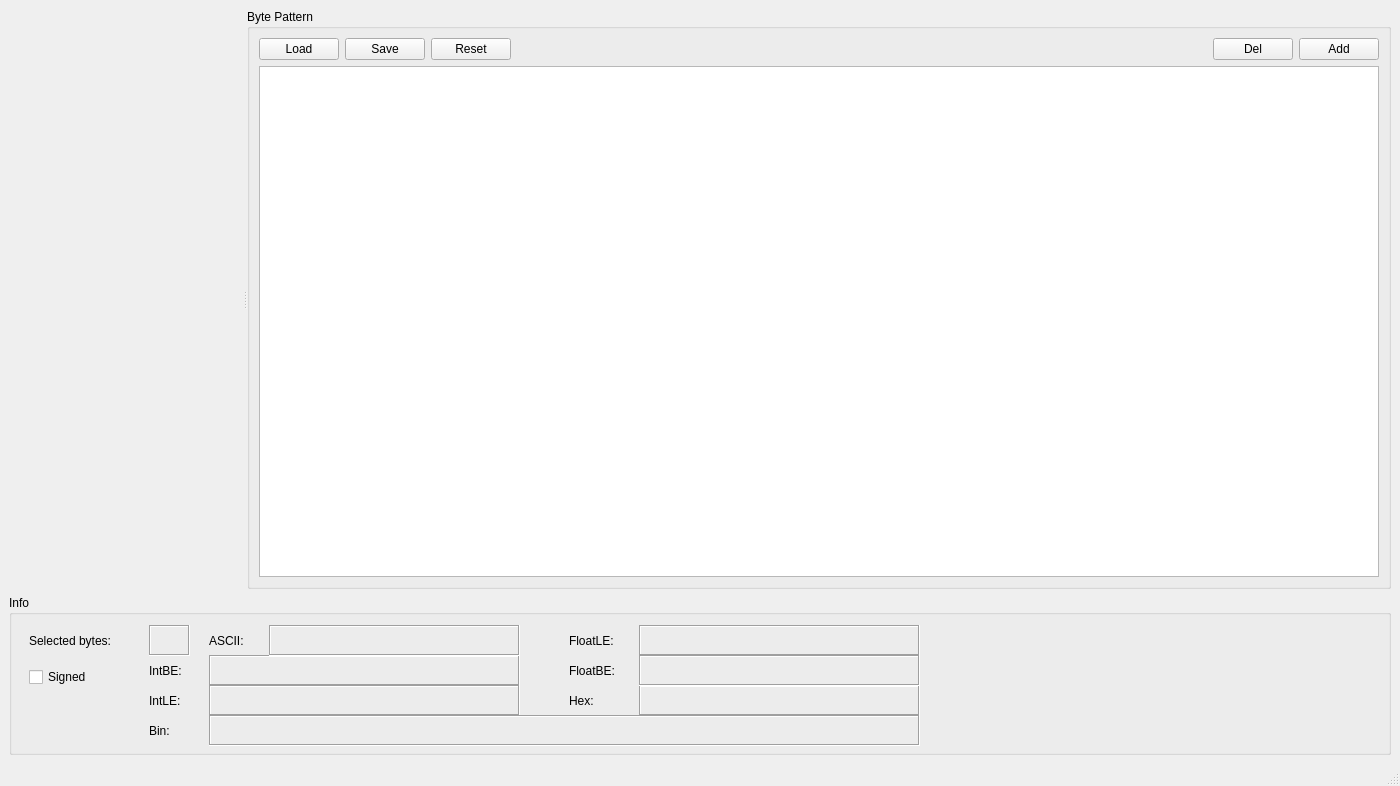
<?xml version="1.0" encoding="UTF-8"?>
<ui version="4.0">
 <class>HexWalkMain</class>
 <widget class="QMainWindow" name="HexWalkMain">
  <property name="geometry">
   <rect>
    <x>0</x>
    <y>0</y>
    <width>1400</width>
    <height>786</height>
   </rect>
  </property>
  <property name="sizePolicy">
   <sizepolicy hsizetype="Preferred" vsizetype="Preferred">
    <horstretch>0</horstretch>
    <verstretch>0</verstretch>
   </sizepolicy>
  </property>
  <property name="minimumSize">
   <size>
    <width>1000</width>
    <height>600</height>
   </size>
  </property>
  <property name="windowTitle">
   <string>HexWalk</string>
  </property>
  <property name="dockOptions">
   <set>QMainWindow::AllowNestedDocks|QMainWindow::AnimatedDocks</set>
  </property>
  <widget class="QWidget" name="centralwidget">
   <property name="acceptDrops">
    <bool>true</bool>
   </property>
   <layout class="QVBoxLayout" name="verticalLayout">
    <item>
     <widget class="QSplitter" name="mainSplitter">
      <property name="orientation">
       <enum>Qt::Horizontal</enum>
      </property>
      <widget class="QHexEdit" name="widget" native="true">
       <property name="sizePolicy">
        <sizepolicy hsizetype="Preferred" vsizetype="Preferred">
         <horstretch>0</horstretch>
         <verstretch>0</verstretch>
        </sizepolicy>
       </property>
       <property name="acceptDrops">
        <bool>true</bool>
       </property>
      </widget>
      <widget class="QWidget" name="tagsPane" native="true">
       <layout class="QVBoxLayout" name="tagsPaneLayout">
        <property name="leftMargin">
         <number>0</number>
        </property>
        <property name="topMargin">
         <number>0</number>
        </property>
        <property name="rightMargin">
         <number>0</number>
        </property>
        <property name="bottomMargin">
         <number>0</number>
        </property>
        <item>
         <widget class="QGroupBox" name="tagsGroupBox">
          <property name="title">
           <string>Byte Pattern</string>
          </property>
          <layout class="QVBoxLayout" name="tagsGroupBoxLayout">
           <item>
            <layout class="QHBoxLayout" name="tagsButtonLayout">
             <item>
              <widget class="QPushButton" name="tagsLoadBtn">
               <property name="text">
                <string>Load</string>
               </property>
              </widget>
             </item>
             <item>
              <widget class="QPushButton" name="tagsSaveBtn">
               <property name="text">
                <string>Save</string>
               </property>
              </widget>
             </item>
             <item>
              <widget class="QPushButton" name="tagsResetBtn">
               <property name="text">
                <string>Reset</string>
               </property>
              </widget>
             </item>
             <item>
              <spacer name="tagsHorizontalSpacer">
               <property name="orientation">
                <enum>Qt::Horizontal</enum>
               </property>
               <property name="sizeHint" stdset="0">
                <size>
                 <width>40</width>
                 <height>20</height>
                </size>
               </property>
              </spacer>
             </item>
             <item>
              <widget class="QPushButton" name="tagsDelBtn">
               <property name="text">
                <string>Del</string>
               </property>
              </widget>
             </item>
             <item>
              <widget class="QPushButton" name="tagsAddBtn">
               <property name="text">
                <string>Add</string>
               </property>
              </widget>
             </item>
            </layout>
           </item>
           <item>
            <widget class="QTableWidget" name="tagsTableWidget"/>
           </item>
          </layout>
         </widget>
        </item>
       </layout>
      </widget>
     </widget>
    </item>
    <item>
     <widget class="QGroupBox" name="groupBox">
      <property name="sizePolicy">
       <sizepolicy hsizetype="Expanding" vsizetype="Fixed">
        <horstretch>0</horstretch>
        <verstretch>0</verstretch>
       </sizepolicy>
      </property>
      <property name="minimumSize">
       <size>
        <width>600</width>
        <height>160</height>
       </size>
      </property>
      <property name="title">
       <string>Info</string>
      </property>
      <widget class="QLabel" name="hexlbl">
       <property name="geometry">
        <rect>
         <x>560</x>
         <y>90</y>
         <width>61</width>
         <height>31</height>
        </rect>
       </property>
       <property name="text">
        <string>Hex:</string>
       </property>
      </widget>
      <widget class="QLabel" name="declbl">
       <property name="geometry">
        <rect>
         <x>140</x>
         <y>60</y>
         <width>51</width>
         <height>31</height>
        </rect>
       </property>
       <property name="text">
        <string>IntBE:</string>
       </property>
      </widget>
      <widget class="QLabel" name="intlelbl">
       <property name="geometry">
        <rect>
         <x>140</x>
         <y>90</y>
         <width>51</width>
         <height>31</height>
        </rect>
       </property>
       <property name="text">
        <string>IntLE:</string>
       </property>
      </widget>
      <widget class="QLabel" name="binlbl">
       <property name="geometry">
        <rect>
         <x>140</x>
         <y>120</y>
         <width>51</width>
         <height>31</height>
        </rect>
       </property>
       <property name="text">
        <string>Bin:</string>
       </property>
      </widget>
      <widget class="QLabel" name="hexTextedit">
       <property name="geometry">
        <rect>
         <x>630</x>
         <y>90</y>
         <width>281</width>
         <height>31</height>
        </rect>
       </property>
       <property name="frameShape">
        <enum>QFrame::Box</enum>
       </property>
       <property name="frameShadow">
        <enum>QFrame::Sunken</enum>
       </property>
       <property name="text">
        <string/>
       </property>
       <property name="alignment">
        <set>Qt::AlignRight|Qt::AlignTrailing|Qt::AlignVCenter</set>
       </property>
       <property name="textInteractionFlags">
        <set>Qt::LinksAccessibleByMouse|Qt::TextSelectableByKeyboard|Qt::TextSelectableByMouse</set>
       </property>
      </widget>
      <widget class="QLabel" name="decTextedit">
       <property name="geometry">
        <rect>
         <x>200</x>
         <y>60</y>
         <width>311</width>
         <height>31</height>
        </rect>
       </property>
       <property name="frameShape">
        <enum>QFrame::Box</enum>
       </property>
       <property name="frameShadow">
        <enum>QFrame::Sunken</enum>
       </property>
       <property name="text">
        <string/>
       </property>
       <property name="alignment">
        <set>Qt::AlignRight|Qt::AlignTrailing|Qt::AlignVCenter</set>
       </property>
       <property name="textInteractionFlags">
        <set>Qt::LinksAccessibleByMouse|Qt::TextSelectableByKeyboard|Qt::TextSelectableByMouse</set>
       </property>
      </widget>
      <widget class="QLabel" name="intleTextedit">
       <property name="geometry">
        <rect>
         <x>200</x>
         <y>90</y>
         <width>311</width>
         <height>31</height>
        </rect>
       </property>
       <property name="frameShape">
        <enum>QFrame::Box</enum>
       </property>
       <property name="frameShadow">
        <enum>QFrame::Sunken</enum>
       </property>
       <property name="text">
        <string/>
       </property>
       <property name="alignment">
        <set>Qt::AlignRight|Qt::AlignTrailing|Qt::AlignVCenter</set>
       </property>
       <property name="textInteractionFlags">
        <set>Qt::LinksAccessibleByMouse|Qt::TextSelectableByKeyboard|Qt::TextSelectableByMouse</set>
       </property>
      </widget>
      <widget class="QLabel" name="binTextedit">
       <property name="geometry">
        <rect>
         <x>200</x>
         <y>120</y>
         <width>711</width>
         <height>31</height>
        </rect>
       </property>
       <property name="frameShape">
        <enum>QFrame::Box</enum>
       </property>
       <property name="frameShadow">
        <enum>QFrame::Sunken</enum>
       </property>
       <property name="text">
        <string/>
       </property>
       <property name="alignment">
        <set>Qt::AlignRight|Qt::AlignTrailing|Qt::AlignVCenter</set>
       </property>
       <property name="textInteractionFlags">
        <set>Qt::LinksAccessibleByMouse|Qt::TextSelectableByKeyboard|Qt::TextSelectableByMouse</set>
       </property>
      </widget>
      <widget class="QLabel" name="floatlbl_le">
       <property name="geometry">
        <rect>
         <x>560</x>
         <y>30</y>
         <width>61</width>
         <height>31</height>
        </rect>
       </property>
       <property name="text">
        <string>FloatLE:</string>
       </property>
      </widget>
      <widget class="QLabel" name="floatTextedit_le">
       <property name="geometry">
        <rect>
         <x>630</x>
         <y>30</y>
         <width>281</width>
         <height>31</height>
        </rect>
       </property>
       <property name="frameShape">
        <enum>QFrame::Box</enum>
       </property>
       <property name="frameShadow">
        <enum>QFrame::Sunken</enum>
       </property>
       <property name="text">
        <string/>
       </property>
       <property name="alignment">
        <set>Qt::AlignRight|Qt::AlignTrailing|Qt::AlignVCenter</set>
       </property>
       <property name="textInteractionFlags">
        <set>Qt::LinksAccessibleByMouse|Qt::TextSelectableByKeyboard|Qt::TextSelectableByMouse</set>
       </property>
      </widget>
      <widget class="QLabel" name="asciilbl">
       <property name="geometry">
        <rect>
         <x>200</x>
         <y>30</y>
         <width>61</width>
         <height>31</height>
        </rect>
       </property>
       <property name="text">
        <string>ASCII:</string>
       </property>
      </widget>
      <widget class="QLabel" name="asciiTextEdit">
       <property name="geometry">
        <rect>
         <x>260</x>
         <y>30</y>
         <width>251</width>
         <height>31</height>
        </rect>
       </property>
       <property name="frameShape">
        <enum>QFrame::Box</enum>
       </property>
       <property name="frameShadow">
        <enum>QFrame::Sunken</enum>
       </property>
       <property name="text">
        <string/>
       </property>
       <property name="alignment">
        <set>Qt::AlignRight|Qt::AlignTrailing|Qt::AlignVCenter</set>
       </property>
       <property name="textInteractionFlags">
        <set>Qt::LinksAccessibleByMouse|Qt::TextSelectableByKeyboard|Qt::TextSelectableByMouse</set>
       </property>
      </widget>
      <widget class="QLabel" name="sellbl">
       <property name="geometry">
        <rect>
         <x>20</x>
         <y>30</y>
         <width>121</width>
         <height>31</height>
        </rect>
       </property>
       <property name="text">
        <string>Selected bytes:</string>
       </property>
      </widget>
      <widget class="QLabel" name="selTextedit">
       <property name="geometry">
        <rect>
         <x>140</x>
         <y>30</y>
         <width>41</width>
         <height>31</height>
        </rect>
       </property>
       <property name="frameShape">
        <enum>QFrame::Box</enum>
       </property>
       <property name="frameShadow">
        <enum>QFrame::Sunken</enum>
       </property>
       <property name="text">
        <string/>
       </property>
       <property name="alignment">
        <set>Qt::AlignRight|Qt::AlignTrailing|Qt::AlignVCenter</set>
       </property>
      </widget>
      <widget class="QCheckBox" name="signedcb">
       <property name="geometry">
        <rect>
         <x>20</x>
         <y>70</y>
         <width>88</width>
         <height>24</height>
        </rect>
       </property>
       <property name="text">
        <string>Signed</string>
       </property>
      </widget>
      <widget class="QLabel" name="floatTextedit_be">
       <property name="geometry">
        <rect>
         <x>630</x>
         <y>60</y>
         <width>281</width>
         <height>31</height>
        </rect>
       </property>
       <property name="frameShape">
        <enum>QFrame::Box</enum>
       </property>
       <property name="frameShadow">
        <enum>QFrame::Sunken</enum>
       </property>
       <property name="text">
        <string/>
       </property>
       <property name="alignment">
        <set>Qt::AlignRight|Qt::AlignTrailing|Qt::AlignVCenter</set>
       </property>
       <property name="textInteractionFlags">
        <set>Qt::LinksAccessibleByMouse|Qt::TextSelectableByKeyboard|Qt::TextSelectableByMouse</set>
       </property>
      </widget>
      <widget class="QLabel" name="floatlbl_be">
       <property name="geometry">
        <rect>
         <x>560</x>
         <y>60</y>
         <width>61</width>
         <height>31</height>
        </rect>
       </property>
       <property name="text">
        <string>FloatBE:</string>
       </property>
      </widget>
     </widget>
    </item>
   </layout>
  </widget>
  <widget class="QStatusBar" name="statusbar"/>
  <action name="actionExit">
   <property name="text">
    <string>Exit</string>
   </property>
  </action>
 </widget>
 <customwidgets>
  <customwidget>
   <class>QHexEdit</class>
   <extends>QWidget</extends>
   <header>../qhexedit/qhexedit.h</header>
   <container>1</container>
  </customwidget>
 </customwidgets>
 <resources/>
 <connections/>
</ui>
